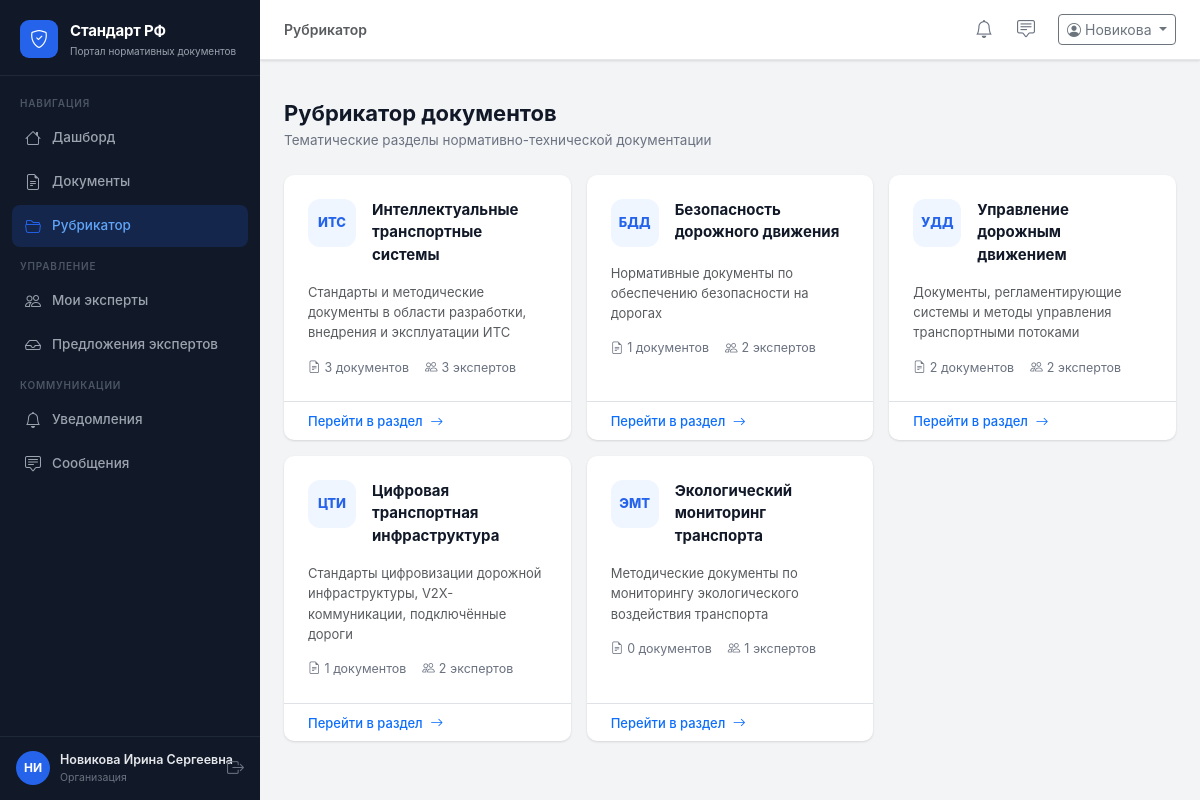
Before: /rubrics/ (signed in) with the older database file.
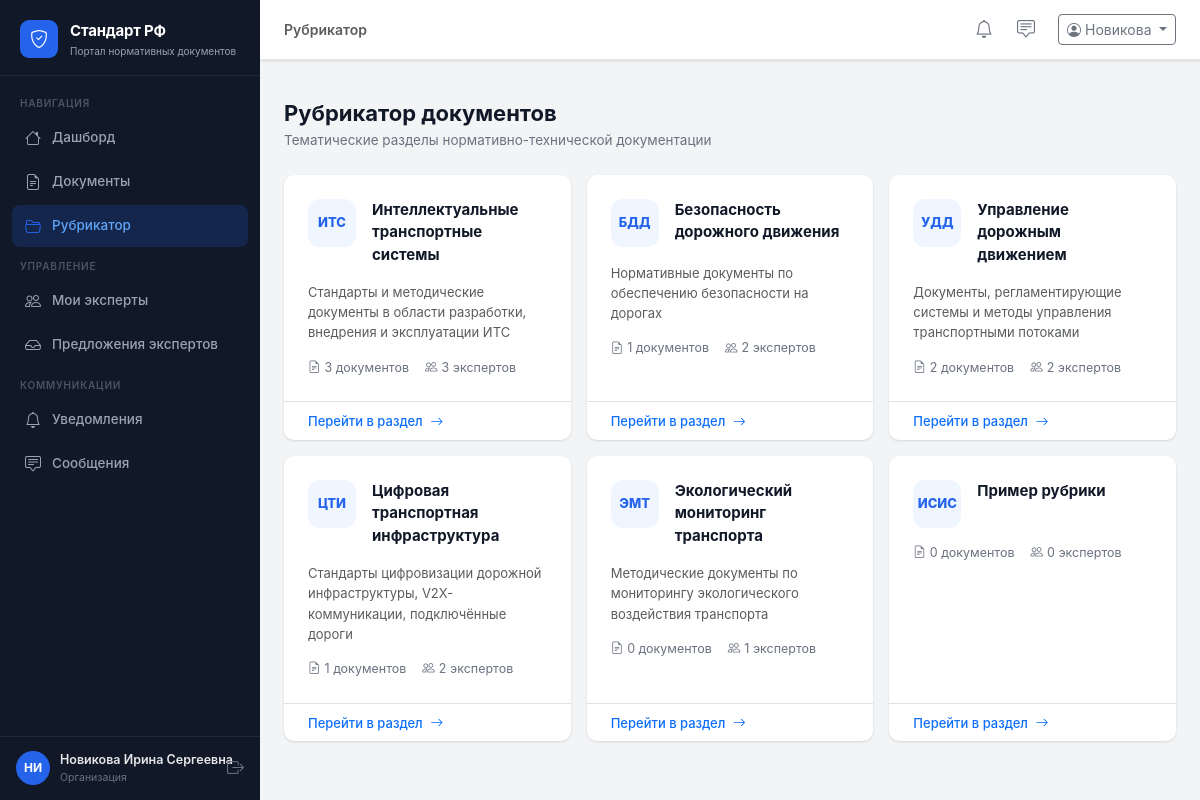
After: the same page with the newer database file.
### app/models.py (models this page shows)
class User(db.Model):
    __tablename__ = 'users'
    id           = db.Column(db.Integer, primary_key=True)
    username     = db.Column(db.String(80), unique=True, nullable=False)
    email        = db.Column(db.String(120), unique=True, nullable=False)
    password     = db.Column(db.String(200), nullable=False, default='demo123')
    role         = db.Column(db.String(20), nullable=False)   # admin | org | expert
    full_name    = db.Column(db.String(200))
    organization = db.Column(db.String(300))
    position     = db.Column(db.String(200))
    created_at   = db.Column(db.DateTime, default=datetime.utcnow)
    phone        = db.Column(db.String(20))
    is_active    = db.Column(db.Boolean, default=True)
    org_id       = db.Column(db.Integer, db.ForeignKey('users.id'), nullable=True)
    rubric_id    = db.Column(db.Integer, db.ForeignKey('rubrics.id'), nullable=True)
    documents     = db.relationship('Document', backref='author', lazy=True,
                                    foreign_keys='Document.author_id')
    comments      = db.relationship('Comment', backref='author', lazy=True)
    notifications = db.relationship('Notification', backref='user', lazy=True)
    def get_initials(self):
        if self.full_name:
            parts = self.full_name.split()
            if len(parts) >= 2:
                return f"{parts[0][0]}{parts[1][0]}".upper()
            return self.full_name[:2].upper()
        return self.username[:2].upper()
    def role_label(self):
        return {'admin': 'Сис. администратор', 'org': 'Разработчик', 'organization': 'Организация', 'expert': 'Эксперт'}.get(self.role, self.role)
    def unread_notifications(self):
        return Notification.query.filter_by(user_id=self.id, is_read=False).count()
    def unread_messages(self):
        return Message.query.filter_by(receiver_id=self.id, is_read=False).count()

class Rubric(db.Model):
    __tablename__ = 'rubrics'
    id          = db.Column(db.Integer, primary_key=True)
    code        = db.Column(db.String(20), unique=True, nullable=False)
    name        = db.Column(db.String(200), nullable=False)
    description = db.Column(db.Text)
    created_at  = db.Column(db.DateTime, default=datetime.utcnow)
    documents = db.relationship('Document', backref='rubric', lazy=True)
    def expert_count(self):
        return RubricExpert.query.filter_by(rubric_id=self.id).count()
    def document_count(self):
        return Document.query.filter_by(rubric_id=self.id).count()

### app/routes/rubrics.py (the view)
@rubrics_bp.route('/')
@login_required
def index():
    user    = get_current_user()
    rubrics = Rubric.query.all()
    return render_template('rubrics/index.html', rubrics=rubrics, user=user)

### app/utils.py (called while the page is built)
def login_required(f):
    @wraps(f)
    def decorated(*args, **kwargs):
        if 'user_id' not in session:
            return redirect(url_for('auth.login'))
        return f(*args, **kwargs)
    return decorated

def get_current_user():
    if 'user_id' in session:
        return User.query.get(session['user_id'])
    return None

### app/templates/rubrics/index.html (shortened to what this page needs)
{% extends 'base.html' %}
{% block page_title %}Рубрикатор{% endblock %}
{% block content %}
<div class="page-header d-flex align-items-start justify-content-between">
  <div>
    <h1>Рубрикатор документов</h1>
    <p>Тематические разделы нормативно-технической документации</p>
  </div>
</div>
<div class="row g-3">
  {% for rubric in rubrics %}
  <div class="col-sm-6 col-xl-4">
    <a href="{{ url_for('rubrics.detail', rubric_id=rubric.id) }}"
       class="card text-decoration-none h-100" style="transition:box-shadow .18s,transform .18s;"
       onmouseover="this.style.boxShadow='0 4px 16px rgba(0,0,0,.1)';this.style.transform='translateY(-2px)'"
       onmouseout="this.style.boxShadow='';this.style.transform=''">
      <div class="card-body p-4">
        <div class="d-flex align-items-start gap-3 mb-3">
          <div style="width:48px;height:48px;background:#eff6ff;border-radius:12px;
                      display:flex;align-items:center;justify-content:center;
                      font-size:13px;font-weight:800;color:#2563eb;flex-shrink:0;">
            {{ rubric.code }}
          </div>
          <div>
            <div class="fw-bold" style="font-size:15px;color:#111827;">{{ rubric.name }}</div>
          </div>
        </div>
        {% if rubric.description %}
        <p class="text-muted mb-3" style="font-size:13px;line-height:1.55;">
          {{ rubric.description | truncate(110) }}
        </p>
        {% endif %}
        <div class="d-flex gap-3 mt-auto" style="font-size:12.5px;color:#6b7280;">
          <span><i class="bi bi-file-earmark-text me-1"></i>{{ rubric.document_count() }} документов</span>
          <span><i class="bi bi-people me-1"></i>{{ rubric.expert_count() }} экспертов</span>
        </div>
      </div>
      <div class="card-footer bg-transparent border-top py-2 px-4">
        <span class="text-primary" style="font-size:13px;font-weight:500;">
          Перейти в раздел <i class="bi bi-arrow-right ms-1"></i>
        </span>
      </div>
    </a>
  </div>
  {% endfor %}
</div>
{% endblock %}

### app/templates/base.html (shortened to what this page needs)
<!DOCTYPE html>
<html lang="ru">
<head>
  <link rel="stylesheet"
        href="https://cdn.jsdelivr.net/npm/bootstrap@5.3.3/dist/css/bootstrap.min.css" />
  <link rel="stylesheet"
        href="https://cdn.jsdelivr.net/npm/bootstrap-icons@1.11.3/font/bootstrap-icons.min.css" />
  <link rel="stylesheet" href="{{ url_for('static', filename='css/main.css') }}" />
</head>
<body>
<aside class="sidebar" id="sidebar">
  <div class="sidebar-brand">
    <div class="brand-icon"><i class="bi bi-shield-check"></i></div>
    <div class="brand-text">
      <span class="brand-title">Стандарт РФ</span>
      <span class="brand-sub">Портал нормативных документов</span>
    </div>
  </div>
  <nav class="sidebar-nav">
    <div class="nav-section-label">Навигация</div>
    <a href="{{ url_for('main.dashboard') }}"
       class="nav-link {% if request.endpoint == 'main.dashboard' %}active{% endif %}">
      <i class="bi bi-house"></i><span>Дашборд</span>
    </a>
    <a href="{{ url_for('documents.list_documents') }}"
       class="nav-link {% if request.blueprint == 'documents' and request.endpoint != 'documents.add' %}active{% endif %}">
      <i class="bi bi-file-earmark-text"></i><span>Документы</span>
    </a>
    <a href="{{ url_for('rubrics.index') }}"
       class="nav-link {% if request.blueprint == 'rubrics' %}active{% endif %}">
      <i class="bi bi-folder2-open"></i><span>Рубрикатор</span>
    </a>
    {% if session.role in ('admin', 'org', 'organization') %}
    <div class="nav-section-label mt-2">Управление</div>
    {% if session.role == 'organization' %}
    <a href="{{ url_for('org.experts') }}"
       class="nav-link {% if request.blueprint == 'org' and 'expert' in request.endpoint %}active{% endif %}">
      <i class="bi bi-people"></i><span>Мои эксперты</span>
    </a>
    <a href="{{ url_for('org.proposals') }}"
       class="nav-link {% if request.endpoint == 'org.proposals' %}active{% endif %}">
      <i class="bi bi-inbox"></i><span>Предложения экспертов</span>
    </a>
    {% endif %}
    {% endif %}
    <div class="nav-section-label mt-2">Коммуникации</div>
    <a href="{{ url_for('notifications.index') }}"
       class="nav-link {% if request.blueprint == 'notifications' %}active{% endif %}">
      <i class="bi bi-bell"></i><span>Уведомления</span>
      {% set unread_n = current_user.unread_notifications() if current_user else 0 %}
    </a>
    <a href="{{ url_for('messages.index') }}"
       class="nav-link {% if request.blueprint == 'messages' %}active{% endif %}">
      <i class="bi bi-chat-square-text"></i><span>Сообщения</span>
      {% set unread_m = current_user.unread_messages() if current_user else 0 %}
    </a>
  </nav>
  <div class="sidebar-footer">
    <div class="user-card">
      {% set _avatar_colors = ['#2563eb','#7c3aed','#059669','#d97706','#dc2626'] %}
      <div class="user-avatar" style="background:{{ _avatar_colors[(current_user.id % _avatar_colors|length) if current_user else 0] }}">
        {{ current_user.get_initials() if current_user else '?' }}
      </div>
      <div class="user-info">
        <div class="user-name">{{ session.full_name or 'Гость' }}</div>
        <div class="user-role">{{ current_user.role_label() if current_user else '' }}</div>
      </div>
    </div>
    <a href="{{ url_for('auth.logout') }}" class="btn-logout" title="Выйти">
      <i class="bi bi-box-arrow-right"></i>
    </a>
  </div>
</aside>
<div class="main-wrapper">
  <header class="topbar">
    <div class="topbar-breadcrumb">
      {% block breadcrumb %}
      <span class="text-muted">{% block page_title %}{% endblock %}</span>
      {% endblock %}
    </div>
    <div class="topbar-actions ms-auto">
      <a href="{{ url_for('notifications.index') }}" class="topbar-icon-btn" title="Уведомления">
        <i class="bi bi-bell"></i>
        {% set unread_n = current_user.unread_notifications() if current_user else 0 %}
      </a>
      <a href="{{ url_for('messages.index') }}" class="topbar-icon-btn" title="Сообщения">
        <i class="bi bi-chat-square-text"></i>
        {% set unread_m = current_user.unread_messages() if current_user else 0 %}
      </a>
      <div class="dropdown ms-2">
        <button class="btn btn-outline-secondary btn-sm dropdown-toggle" data-bs-toggle="dropdown">
          <i class="bi bi-person-circle me-1"></i>{{ session.full_name.split()[0] if session.full_name else 'Гость' }}
        </button>
      </div>
    </div>
  </header>
  <div class="flash-container">
  </div>
  <main class="page-content">
    {% block content %}{% endblock %}
  </main>
</div>
</body>
</html>

### app/static/css/main.css (style rules this page uses)
:root { --sidebar-w: 260px; --sidebar-bg: #111827; --sidebar-border: #1f2937; --sidebar-text: #9ca3af; --sidebar-hover: #1f2937; --sidebar-active: #2563eb; --topbar-h: 60px; --body-bg: #f3f4f6; --card-bg: #ffffff; --primary: #2563eb; --primary-light: #eff6ff; --success: #16a34a; --warning: #d97706; --danger: #dc2626; --info: #0891b2; --text-main: #111827; --text-muted: #6b7280; --border: #e5e7eb; --radius: 10px; --shadow-sm: 0 1px 3px rgba(0,0,0,.08), 0 1px 2px rgba(0,0,0,.05); --shadow-md: 0 4px 6px rgba(0,0,0,.07), 0 2px 4px rgba(0,0,0,.05); --transition: .18s ease; }
*, *::before, *::after { box-sizing: border-box; }
body { margin: 0; font-family: 'Inter', -apple-system, BlinkMacSystemFont, 'Segoe UI', sans-serif; background: var(--body-bg); color: var(--text-main); font-size: 14px; line-height: 1.5; }
.sidebar { position: fixed; left: 0; top: 0; bottom: 0; width: var(--sidebar-w); background: var(--sidebar-bg); display: flex; flex-direction: column; z-index: 200; transition: transform var(--transition); overflow: hidden; }
.sidebar-brand { display: flex; align-items: center; gap: 12px; padding: 20px 20px 16px; border-bottom: 1px solid var(--sidebar-border); }
.brand-icon { width: 38px; height: 38px; background: var(--primary); border-radius: 9px; display: flex; align-items: center; justify-content: center; color: #fff; font-size: 18px; flex-shrink: 0; }
.brand-title { display: block; font-size: 15px; font-weight: 700; color: #fff; letter-spacing: -.2px; }
.brand-sub { display: block; font-size: 10px; color: var(--sidebar-text); margin-top: 1px; }
.sidebar-nav { flex: 1; overflow-y: auto; padding: 12px 12px 0; scrollbar-width: thin; scrollbar-color: #374151 transparent; }
.nav-section-label { font-size: 10px; font-weight: 600; text-transform: uppercase; letter-spacing: .08em; color: #4b5563; padding: 4px 8px 6px; margin-top: 4px; }
.sidebar-nav .nav-link { display: flex; align-items: center; gap: 10px; padding: 9px 12px; border-radius: 8px; color: var(--sidebar-text); text-decoration: none; font-size: 13.5px; font-weight: 500; transition: background var(--transition), color var(--transition); position: relative; margin-bottom: 2px; }
.sidebar-nav .nav-link i { font-size: 16px; flex-shrink: 0; width: 18px; text-align: center; }
.sidebar-nav .nav-link.active { background: rgba(37,99,235,.18); color: #60a5fa; }
.sidebar-nav .nav-link.active i { color: var(--primary); }
.sidebar-footer { padding: 14px 16px; border-top: 1px solid var(--sidebar-border); display: flex; align-items: center; gap: 10px; }
.user-card { display: flex; align-items: center; gap: 10px; flex: 1; min-width: 0; }
.user-avatar { width: 34px; height: 34px; border-radius: 50%; background: var(--primary); color: #fff; font-size: 12px; font-weight: 700; display: flex; align-items: center; justify-content: center; flex-shrink: 0; }
.user-name { font-size: 12.5px; font-weight: 600; color: #e5e7eb; white-space: nowrap; overflow: hidden; text-overflow: ellipsis; }
.user-role { font-size: 10.5px; color: #6b7280; margin-top: 1px; }
.btn-logout { color: #6b7280; font-size: 17px; text-decoration: none; transition: color var(--transition); flex-shrink: 0; }
.main-wrapper { margin-left: var(--sidebar-w); min-height: 100vh; display: flex; flex-direction: column; transition: margin-left var(--transition); }
.topbar { height: var(--topbar-h); background: var(--card-bg); border-bottom: 1px solid var(--border); display: flex; align-items: center; padding: 0 24px; gap: 12px; position: sticky; top: 0; z-index: 100; box-shadow: var(--shadow-sm); }
.topbar-breadcrumb { font-size: 14px; font-weight: 600; color: var(--text-main); }
.topbar-actions { display: flex; align-items: center; gap: 6px; }
.topbar-icon-btn { position: relative; width: 36px; height: 36px; display: flex; align-items: center; justify-content: center; border-radius: 8px; color: var(--text-muted); font-size: 18px; text-decoration: none; transition: background var(--transition), color var(--transition); }
.flash-container { padding: 16px 24px 0; }
.page-content { flex: 1; padding: 24px; }
.card { border: none; border-radius: var(--radius); box-shadow: var(--shadow-sm); background: var(--card-bg); }
.page-header { margin-bottom: 24px; }
.page-header h1 { font-size: 22px; font-weight: 700; color: var(--text-main); margin: 0 0 4px; }
.page-header p { font-size: 13.5px; color: var(--text-muted); margin: 0; }

Changed rows visible on the page:
added Rubric: code "ИСИС", name "Пример рубрики", document_count "0", expert_count "0"
